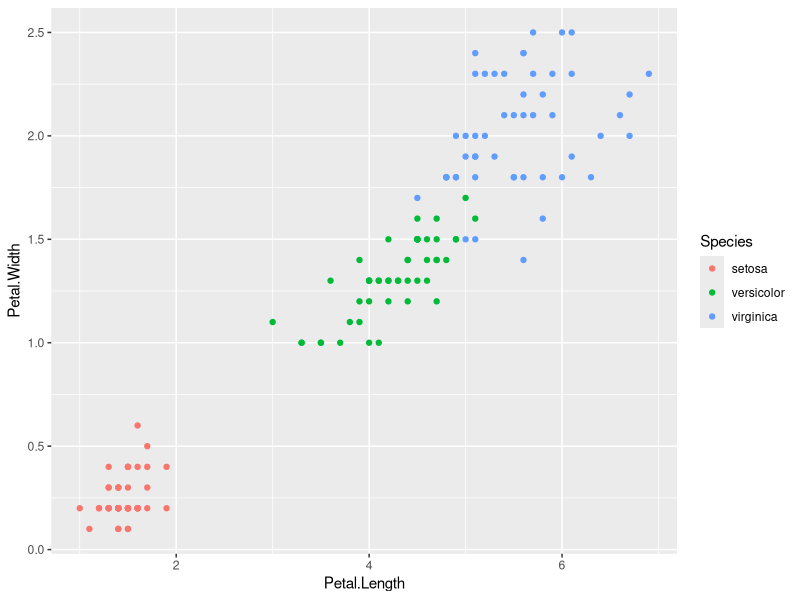

Reproduce this figure in R.
library(tidyverse)

data(iris)

ggplot(iris, aes(x = Petal.Length, y = Petal.Width, colour = Species)) +
    geom_point()
